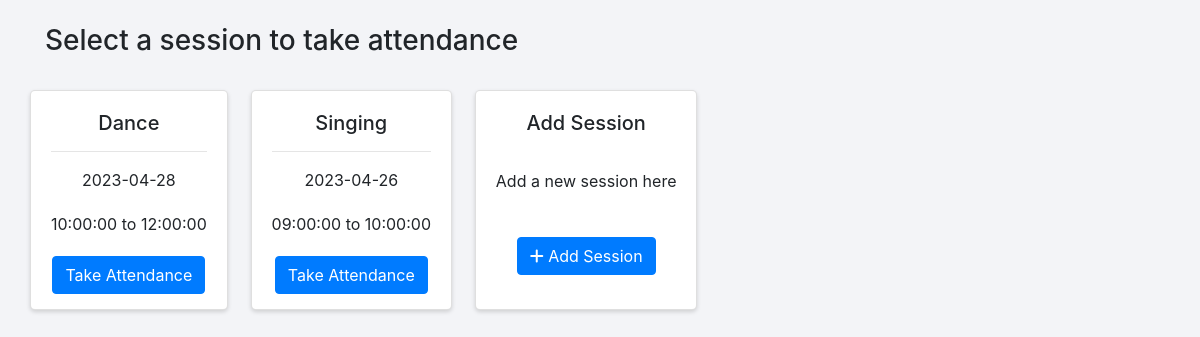
Page /home/event/attendance/viewsess.php?eventid=54 (signed in) on the committed database.
### tables this page shows
CREATE TABLE `Annual_day_registration_form_sessions` (
  `sid` int(6) UNSIGNED NOT NULL,
  `sname` varchar(100) DEFAULT NULL,
  `sday` date DEFAULT NULL,
  `stimestart` time DEFAULT NULL,
  `stimeend` time DEFAULT NULL
);

### home/event/attendance/viewsess.php (the view, shortened to what this page needs)
<!DOCTYPE html>
<html>
	<head>
		<link href="homestyle.css" rel="stylesheet" type="text/css">
		<link rel="stylesheet" href="https://cdnjs.cloudflare.com/ajax/libs/font-awesome/6.2.0/css/all.min.css">
	<link rel="stylesheet" href="https://maxcdn.bootstrapcdn.com/bootstrap/4.5.2/css/bootstrap.min.css">
	</head>
	<body class="loggedin">
		<div class="container">
			<br><h3>Select a session to take attendance</h3><br>
			<div class="row">
			<?php
				$servername = "localhost";
				$username = "geon";
				$password = "geon";
				$dbname = "formsdb";
				$conn = new mysqli($servername, $username, $password, $dbname);
                $eventid = $_GET['eventid'];
                $sql = "SELECT form_name FROM events_table WHERE event_id = $eventid";
                $result = $conn->query($sql);
                $row = $result->fetch_assoc();
                $form_name = $row["form_name"];
                $sessdbname = $form_name . "_sessions";
                $sql = "SELECT * FROM $sessdbname";
				$result = $conn->query($sql);
				if ($result->num_rows > 0) {
                    while($row = $result->fetch_assoc()) {
                        echo '<div class="card text-center">';
                        echo '<div class="card-body">';
                        echo '<h5 class="card-title">' . $row['sname'] . '</h5>';
						echo '<hr class="hr" />';
                        echo '<p class = "card-text">'.$row['sday'].'</p>';
                        echo '<p class="card-text">'. $row['stimestart'] . ' to ' . $row['stimeend'] . '</p>';
                        echo '<form action="scansessatt.php" method="get">';
                        echo '<button type="submit" class="btn btn-primary">Take Attendance</button>';
                        echo '</form>';
                        echo '</div>';
                        echo '</div>';
                    }
                } else {
					echo "No sessions found.";
				}
			?>
			<div class="card add-tile text-center">
            <div class="card-body">
                <h5 class="card-title">Add Session </h5><br>
                <p class="card-text">Add a new session here</p>
                <p class="card-text"></p><br>
                <form method="post" action="addsession.php">
                    <button type="submit" class="btn btn-primary">
                        <i class="fas fa-plus"></i>
                        <span>Add Session</span>
                    </button>
                </form>
            </div>
            </div>
		</div>
	</body>
</html>

### home/homestyle.css (style rules this page uses)
body { margin: 0; padding: 0; background-color: #17a2b8; height: 100vh; }
body.loggedin { background-color: #f3f4f7; }
* { box-sizing: border-box; font-family: -apple-system, BlinkMacSystemFont, "segoe ui", roboto, oxygen, ubuntu, cantarell, "fira sans", "droid sans", "helvetica neue", Arial, sans-serif; font-size: 16px; }
body { background-color: #435165; margin: 0; }

### home/event/attendance/viewsess.php (style rules this page uses)
.card { margin-right: 2%; margin-bottom: 20px; box-shadow: 0 2px 4px rgba(0, 0, 0, 0.15); border-radius: 5px; background-color: #fff; height: 220px; }
.card-body { padding: 20px; }
.card-title { margin-bottom: 10px; }
.card-text { margin-bottom: 20px; }

### rows in the picture
annual_day_registration_form_sessions: sname "Dance", sday "2023-04-28", stimestart "10:00:00", stimeend "12:00:00"
annual_day_registration_form_sessions: sname "Singing", sday "2023-04-26", stimestart "09:00:00", stimeend "10:00:00"
